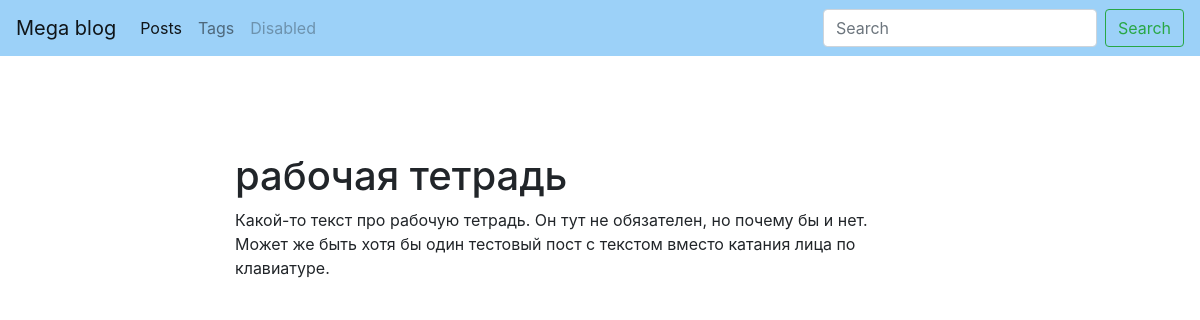
The page /blog/post/work-note/ on the database its author committed.
### blog/models.py (models this page shows, shortened)
class Post(models.Model):
    title = models.CharField(max_length=150, db_index=True)
    slug = models.SlugField(max_length=150, blank=True, unique=True)
    body = models.TextField(blank=True, db_index=True)
    tags = models.ManyToManyField('Tag', blank=True, related_name='posts')
    date_pub = models.DateTimeField(auto_now_add=True)
    class Meta:
        ordering = ['-date_pub']

### blog/views.py (the view)
# urls.py: path('post/<str:slug>/', PostDetail.as_view(), name='post_detail_url'),
class PostDetail(ObjectsDetailMixin, View):
    model = Post
    template = 'blog/post_detail.html'

### blog/utils.py (called while the page is built)
    def get(self, request, slug):
        obj = get_object_or_404(self.model, slug__iexact=slug)
        return render(request, self.template, context={self.model.__name__.lower(): obj, 'admin_object': obj,
                                                       'detail': True})

### blog/templates/blog/post_detail.html (shortened to what this page needs)
{% extends "blog/base_blog.html" %}
{% block content %}
    <h1 class="mt-5">
        {{ post.title }}
    </h1>
    <p>
        {{ post.body }}
    </p>
{% endblock %}

### rows shown on the page
Post: title "рабочая тетрадь", body "Какой-то текст про рабочую тетрадь. Он тут не обязателен, но почему бы и нет. Может же быть хотя бы один тестовый пост с текстом вместо катания лица по клавиатуре."
